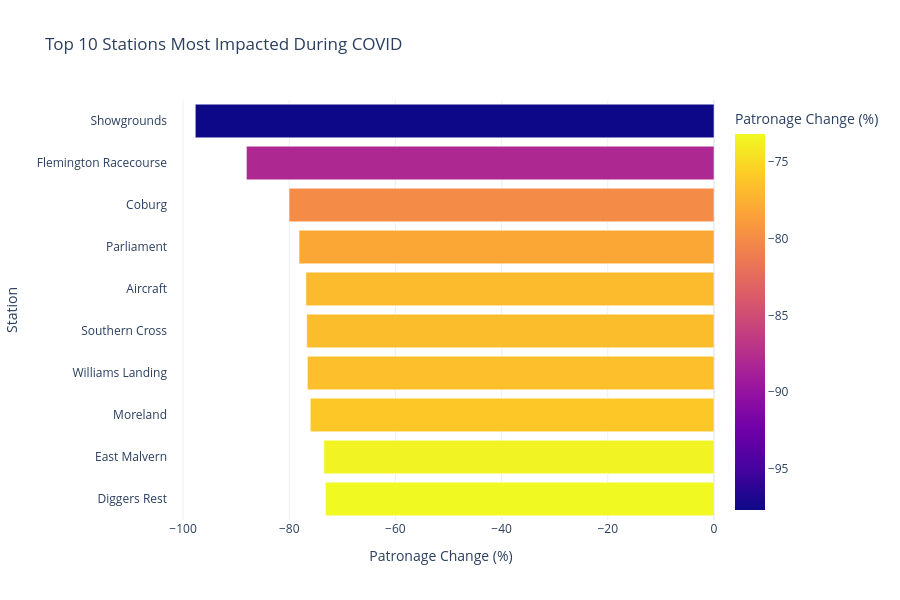

This figure's notebook cell:
### Code cell
fig = px.bar(
    most_impacted_stations,
    x="covid_change_pct",
    y="stop_name",
    orientation="h",
    color="covid_change_pct",
    title="Top 10 Stations Most Impacted During COVID",
    labels={
        "covid_change_pct": "Patronage Change (%)",
        "stop_name": "Station"
    },
    height=600
)

fig.update_layout(
    template="plotly_white",
    yaxis=dict(autorange="reversed")
)

fig.show()

### Figure 1 — Plotly figure (JSON) as saved in the notebook; plotly's stock layout.template omitted (floating-point values rounded to 4 significant figures)
{"data": [{"hovertemplate": "Patronage Change (%)=%{marker.color}<br>Station=%{y}<extra></extra>", "legendgroup": "", "marker": {"color": [-97.69, -88.06, -80.03, -78.14, -76.86, -76.7, -76.58, -76.04, -73.48, -73.18], "coloraxis": "coloraxis", "pattern": {"shape": ""}}, "name": "", "orientation": "h", "showlegend": false, "textposition": "auto", "type": "bar", "x": [-97.69, -88.06, -80.03, -78.14, -76.86, -76.7, -76.58, -76.04, -73.48, -73.18], "xaxis": "x", "y": ["Showgrounds", "Flemington Racecourse", "Coburg", "Parliament", "Aircraft", "Southern Cross", "Williams Landing", "Moreland", "East Malvern", "Diggers Rest"], "yaxis": "y"}], "layout": {"barmode": "relative", "coloraxis": {"colorbar": {"title": {"text": "Patronage Change (%)"}}, "colorscale": [[0, "#0d0887"], [0.1111, "#46039f"], [0.2222, "#7201a8"], [0.3333, "#9c179e"], [0.4444, "#bd3786"], [0.5556, "#d8576b"], [0.6667, "#ed7953"], [0.7778, "#fb9f3a"], [0.8889, "#fdca26"], [1, "#f0f921"]]}, "height": 600, "legend": {"tracegroupgap": 0}, "title": {"text": "Top 10 Stations Most Impacted During COVID"}, "xaxis": {"anchor": "y", "domain": [0, 1], "title": {"text": "Patronage Change (%)"}}, "yaxis": {"anchor": "x", "autorange": "reversed", "domain": [0, 1], "title": {"text": "Station"}}}}
